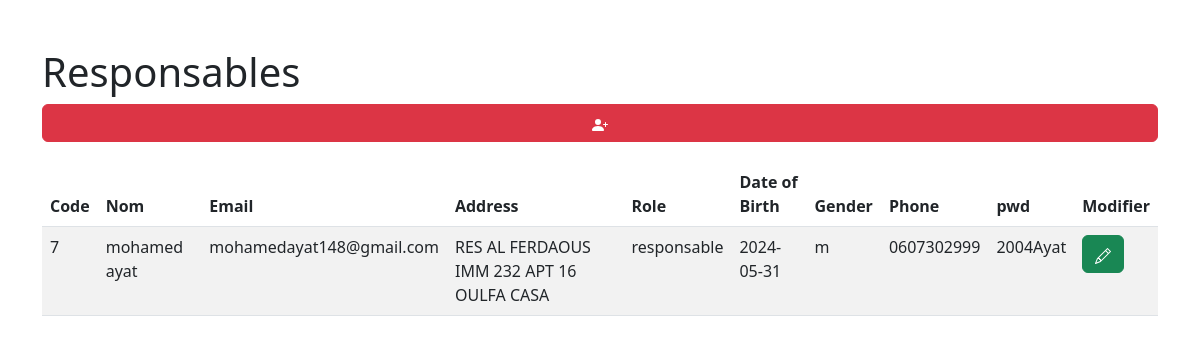
/ListeResponsables.php, run on the app's committed database.
### tables this page shows
CREATE TABLE `responsable` (
  `Code` int NOT NULL AUTO_INCREMENT,
  `Nom` varchar(255) DEFAULT NULL,
  `Email` varchar(255) DEFAULT NULL,
  `Address` varchar(255) DEFAULT NULL,
  `Role` varchar(50) DEFAULT NULL,
  `DateOfBirth` date DEFAULT NULL,
  `Gender` char(1) DEFAULT NULL,
  `Phone` varchar(15) DEFAULT NULL,
  `pwd` varchar(45) DEFAULT NULL,
  PRIMARY KEY (`Code`)
);

### ListeResponsables.php (the view, shortened to what this page needs)
<!DOCTYPE html>
<html lang="en">
<head>
    <link href="https://cdn.jsdelivr.net/npm/bootstrap@5.2.0/dist/css/bootstrap.min.css" rel="stylesheet"
>
</head>
<body>
    <div class="container">
        <h1 class="mt-5"> Responsables</h1>
        <a href="AjoutResponsables.php" class="btn btn-danger" style="margin-bottom:20px;width:100%">
        </a><br>
        <table id="example" class="table table-striped" style="width:100%">
            <thead>
                <tr>
                    <th>Code</th>
                    <th>Nom</th>
                    <th>Email</th>
                    <th>Address</th>
                    <th>Role</th>
                    <th>Date of Birth</th>
                    <th>Gender</th>
                    <th>Phone</th>
                    <th>pwd</th>
                    <th>Modifier</th>
                </tr>
            </thead>
            <tbody>
                <?php
                include_once("connexion.php");
                $query = "SELECT Code, Nom, Email, Address, Role, DateOfBirth, Gender, Phone, pwd FROM Responsable";
                $pdostmt = $connexion->prepare($query);
                $pdostmt->execute();
                while ($ligne = $pdostmt->fetch(PDO::FETCH_ASSOC)):
                ?>
                <tr>
                    <td><?php echo $ligne["Code"]; ?></td>
                    <td><?php echo $ligne["Nom"]; ?></td>
                    <td><?php echo $ligne["Email"]; ?></td>
                    <td><?php echo $ligne["Address"]; ?></td>
                    <td><?php echo $ligne["Role"]; ?></td>
                    <td><?php echo $ligne["DateOfBirth"]; ?></td>
                    <td><?php echo $ligne["Gender"]; ?></td>
                    <td><?php echo $ligne["Phone"]; ?></td>
                    <td><?php echo $ligne["pwd"]; ?></td>
                    <td>
                        <a href="Modifrespo.php?id=<?php echo $ligne["Code"] ?>" class="btn btn-success">
                        </a>
                    </td>
                </tr>
                <?php endwhile; ?>
            </tbody>
        </table>
    </div>
</body>
</html>

### data on the page
responsable: Code "7", Nom "mohamed ayat", Email "mohamedayat148@gmail.com", Address "RES AL FERDAOUS IMM 232 APT 16 OULFA CASA", Role "responsable", DateOfBirth "2024-05-31", Gender "m", Phone "0607302999", pwd "2004Ayat"
